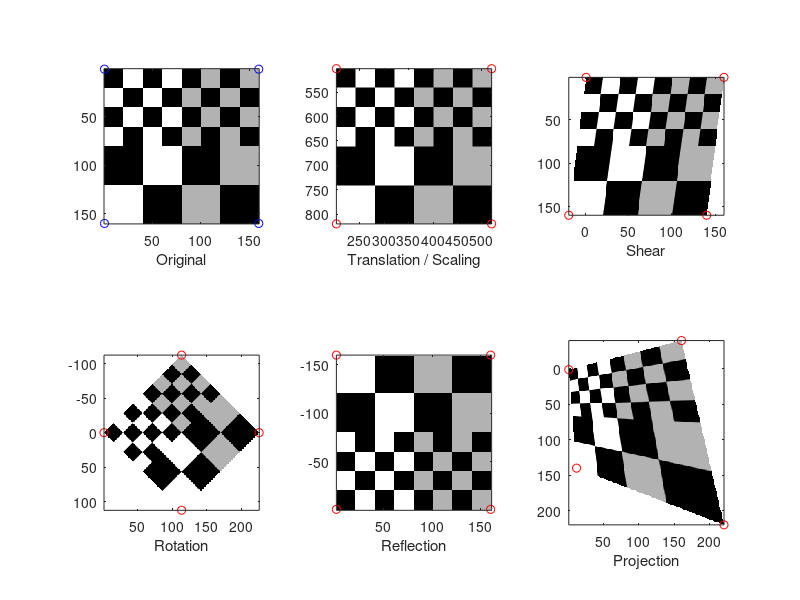

Write the MATLAB code that produced this figure.
 ## Various linear transforms
 figure (); 
 im = [checkerboard(20, 2, 4); checkerboard(40, 1, 2)];
 %input space corners
 incp = [1 1; 160 1; 160 160; 1 160];
 udata = [min(incp(:,1)) max(incp(:,1))];
 vdata = [min(incp(:,2)) max(incp(:,2))];
 subplot (2,3,1); 
 imshow (im)
 hold on
 plot (incp(:,1), incp(:,2), 'ob')
 axis on
 xlabel ('Original')
 
 % Translation and scaling
 outcp = incp * 2;
 outcp(:,1) += 200; 
 outcp(:,2) += 500;
 T = maketform ('affine', incp(1:3,:), outcp(1:3,:));
 subplot (2,3,2); 
 [im2 xdata ydata] = imtransform (im, T, 'udata', udata,
                                  'vdata', vdata, 'fillvalues', 1);
 imh = imshow (im2); set (imh, 'xdata', xdata, 'ydata', ydata) 
 set (gca, 'xlim', xdata, 'ylim', ydata)
 axis on, hold on, xlabel ('Translation / Scaling');
 plot (outcp(:,1), outcp(:,2), 'or')
 
 % Shear
 outcp = [1 1; 160 1; 140 160; -19 160]; % affine only needs 3 control points
 T = maketform ('affine', incp(1:3,:), outcp(1:3,:));
 subplot (2,3,3); 
 [im2 xdata ydata] = imtransform (im, T, 'udata', udata,
                                  'vdata', vdata, 'fillvalues', 1);
 imh = imshow (im2); set (imh, 'xdata', xdata, 'ydata', ydata) 
 set (gca, 'xlim', xdata, 'ylim', ydata)
 axis on, hold on, xlabel ('Shear');
 plot (outcp(:,1), outcp(:,2), 'or')
 
 % Rotation 
 theta = pi/4;
 T = maketform ('affine', [cos(theta) -sin(theta); ...
                           sin(theta) cos(theta); 0 0]);
 outcp = tformfwd (T, incp);
 subplot (2,3,4); 
 [im2 xdata ydata] = imtransform (im, T, 'udata', udata,
                                  'vdata', vdata, 'fillvalues', 1 );
 imh = imshow (im2); set (imh, 'xdata', xdata, 'ydata', ydata) 
 set (gca, 'xlim', xdata, 'ylim', ydata)
 axis on, hold on, xlabel ('Rotation');
 plot (outcp(:,1), outcp(:,2), 'or')

 % Reflection around x axis
 outcp = incp;
 outcp(:,2) *= -1;
 T = cp2tform (incp, outcp, 'similarity');
 subplot (2,3,5); 
 [im2 xdata ydata] = imtransform (im, T, 'udata', udata,
                                  'vdata', vdata, 'fillvalues', 1 );
 imh = imshow (im2); set (imh, 'xdata', xdata, 'ydata', ydata) 
 set (gca, 'xlim', xdata, 'ylim', ydata)
 axis on, hold on, xlabel ('Reflection');
 plot (outcp(:,1), outcp(:,2), 'or')

 % Projection
 outcp = [1 1; 160 -40; 220 220; 12 140];
 T = maketform ('projective', incp, outcp);
 subplot (2,3,6); 
 [im2 xdata ydata] = imtransform (im, T, 'udata', udata,
                                  'vdata', vdata, 'fillvalues', 1 );
 imh = imshow (im2); set (imh, 'xdata', xdata, 'ydata', ydata) 
 set (gca, 'xlim', xdata, 'ylim', ydata)
 axis on, hold on, xlabel ('Projection');
 plot (outcp(:,1), outcp(:,2), 'or')